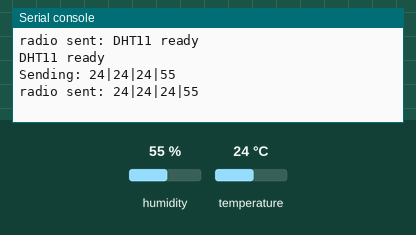
This program was run on a simulated ESP32 board running MicroPython. On the bench: the last lines printed to the serial console. The test bench sets the inputs (shaded band); at power-on: humidity 55 %, temperature 24 °C. No radio messages arrive unless stated (any console line starting 'radio sent:' is added by the test bench).

Above: at 1.2 s.
1.3 s: humidity set to 22 %
At 1.8 s:
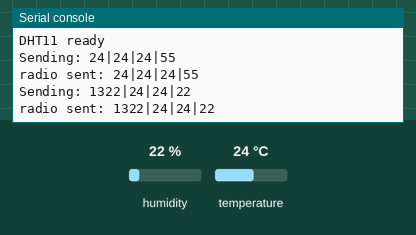
2.8 s: temperature set to 12 °C
At 3.7 s:
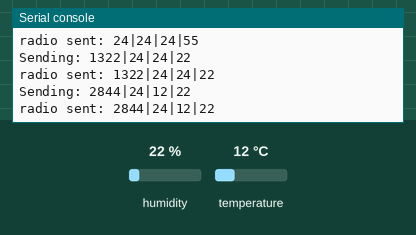
4.3 s: humidity set to 40 %
At 4.9 s:
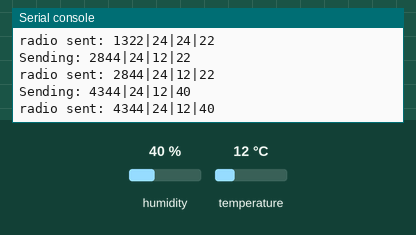
Timing chart, 0 to 7.3 s (numbered marks = the images above; inputs shaded):
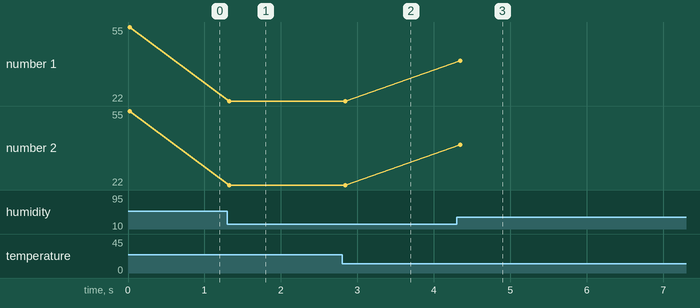

Measured:
- after the input at 1.3 s, the serial console: prints a new line at once (image 1)
- after the input at 2.8 s, the serial console: prints a new line at once (image 2)
- after the input at 4.3 s, the serial console: prints a new line at once (image 3)
- plotted number 1: 55 → 22 after the input at 1.3 s, 22 → 40 after the input at 4.3 s
- plotted number 2: 55 → 22 after the input at 1.3 s, 22 → 40 after the input at 4.3 s

The program:

smarthome_sensor_dht11.py
```python
# Smart Home sensor program
# MicroPython and ESP32 https://docs.micropython.org/en/latest/esp32/quickref.html
# https://docs.micropython.org/en/latest/library/espnow.html
# https://randomnerdtutorials.com/micropython-hc-sr04-ultrasonic-esp32-esp8266/

import network
import espnow

from machine import Pin
import time

import dht                             # The DHT11 module

########################################
# OWN MODULES
from adc_sub import ADC_substitute

########################################
# CONFIGURATION
dashboard_mac_address = b'\xA1\xB2\xC3\xD4\xE5\xF6' # MAC address of dashboard (Educaboard). Byte string format!

# Sensor
sensor_id = "DHT11"                    # The sensor ID
pin_dht11 = 32                         # The ultra sound digital trigger GPIO output pin

# Battery
pin_battery = 34                       # The battery measurement input pin, ADC1_6

########################################
# OBJECTS
# ESP-NOW
sta = network.WLAN(network.STA_IF)     # Or network.AP_IF
sta.active(True)                       # WLAN interface must be active to send()/recv()

en = espnow.ESPNow()                   # ESP-NOW object
en.active(True)                        # Make ESP-NOW active

# Sensor
sensor = dht.DHT11(Pin(pin_dht11))

# Battery
battery = ADC_substitute(pin_battery)  # The battery object

########################################
# VARIABLES
# Previous values
prev_sensor_value_temp = -999          # The previous value from the sensor
prev_sensor_value_hum = -999           # The previous value from the sensor
prev_bat_pct = -1                      # The previous battery percentage value

########################################
# FUNCTIONS
def get_battery_percentage():          # The battery voltage percentage
    return 24                          # Replace with own math. Use function in adc_sub.py
                                       # Make the result an integer value, and avoid neg. and above 100% values

# value = battery.read_adc()
# value = battery.read_voltage()
# bat_pct = int(alpha * value + beta)
# if bat_pct < 0:
#     bat_pct = 0
# elif bat_pct > 100:
#     bat_pct = 100
#
# return bat_pct

########################################
# PROGRAM

# INITIALIZATION
# ESP-NOW
en.add_peer(dashboard_mac_address)     # Must add_peer() before send()
en.send(dashboard_mac_address, sensor_id + " ready", False)

print(sensor_id + " ready")

# MAIN (super loop)
while True:
    # Measure the battery percentage
    bat_pct = get_battery_percentage()

    # Check the sensor
    sensor.measure()
    sensor_value_temp = sensor.temperature()
    sensor_value_hum = sensor.humidity()

    # Send data if there is a change (this principle saves power)
    if bat_pct != prev_bat_pct or sensor_value_temp != prev_sensor_value_temp or sensor_value_hum != prev_sensor_value_hum:
        data_string = str(time.ticks_ms()) + '|' + str(bat_pct) + '|' + str(sensor_value_temp) + '|' + str(sensor_value_hum) # The data to send. CHANGE IT!

        print("Sending: " + data_string)
        try:
            en.send(dashboard_mac_address, data_string, False)
        except ValueError as e:
            print("Error sending the message: " + str(e))

        # Update the previous values for use next time
        prev_bat_pct = bat_pct
        prev_sensor_value_temp = sensor_value_temp
        prev_sensor_value_hum = sensor_value_hum
    
```

adc_sub.py
```python
# An ESP32 ADC substituting library usable from 200 mV to 2,4 V
#
# This library mitigates some of the ESP32 ADC problems:
# - noise: by averaging over 256 measurement
# - 100 mV late start, and
# - non linearity: by using own formula
#
# The library uses a fixed attenuation of 11 dB and 12 bits

from machine import ADC, Pin

class ADC_substitute():

    __adc = None

    # ADC value to voltage first degree equation coefficients
    __alpha = 0.000838616
    __beta = 0.097068


    def __init__(self, pin_adc):
        self.__adc = ADC(Pin(pin_adc))
        self.__adc.atten(ADC.ATTN_11DB)
        self.__adc.width(ADC.WIDTH_12BIT)


    def read_adc(self):
        adc_val = 0
        for i in range(256):
            adc_val += self.__adc.read()
        adc_val = adc_val >> 8

        return adc_val


    def read_voltage(self):
        adc_val = self.read_adc()

        return self.__alpha * adc_val + self.__beta
```
